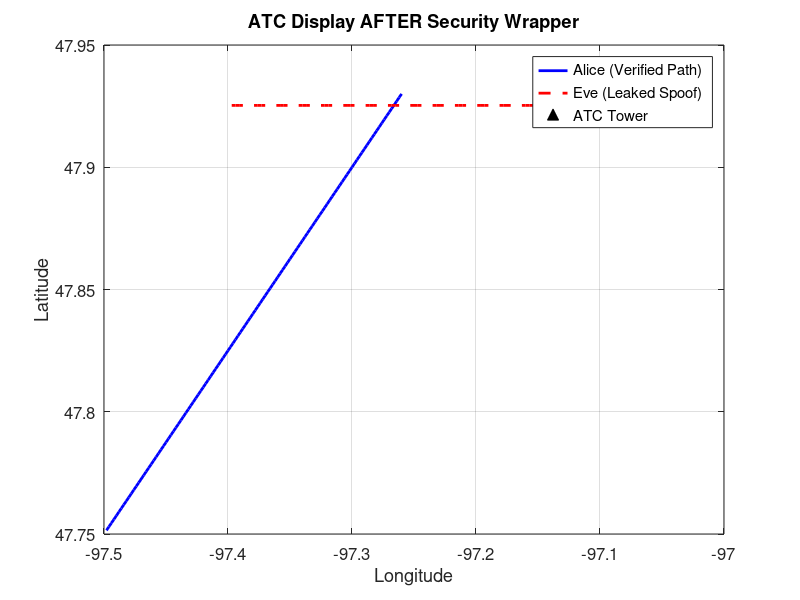

Write MATLAB code to recreate this figure.
% =========================================================================
% EE 674: Communication Protocols - Course Project
% Author: Steven Iden
% Project: Securing ADS-B Against Spoofing Attacks
% 
% Phase 3: The Security Wrapper Algorithm
% Description: This script generates a mixed, noisy RF environment containing
% both legitimate traffic (Alice) and spoofed traffic (Eve). It then passes 
% all traffic through the Security Wrapper algorithm. The wrapper compares 
% the theoretical change in RSS (based on claimed distance) against the 
% actual change in RSS. Packets violating physics are dropped.
% =========================================================================

clear; clc; close all;

%% 1. Generate the Mixed RF Environment (Alice + Eve)
disp('Initializing Phase 3: RF Environment Generation...');

t_total = 120; time_vector = 1:t_total;
gs_lat = 47.9253; gs_lon = -97.0329; freq_MHz = 1090; tx_power_dBm = 50;
noise_variance = 0.5; % Added realistic RF noise (dBm)

% Arrays to hold the raw traffic buffer
raw_buffer = [];

for t = time_vector
    % --- ALICE (Legitimate) ---
    a_lat = 47.7500 + (0.0015 * t); a_lon = -97.5000 + (0.0020 * t);
    a_dist = sqrt(((a_lat - gs_lat)*111)^2 + ((a_lon - gs_lon)*85)^2 + (30000*0.0003048)^2);
    a_rss = tx_power_dBm - (20*log10(a_dist) + 20*log10(freq_MHz) + 32.44) + (randn*noise_variance);
    
    % Package Alice (ID 1, True=1)
    raw_buffer = [raw_buffer; t, 1, a_lat, a_lon, a_dist, a_rss, 1]; 
    
    % --- EVE (Attacker/Ghost) ---
    e_lat = 47.9253 + (0.0000 * t); e_lon = -97.4000 + (0.0030 * t);
    e_claimed_dist = sqrt(((e_lat - gs_lat)*111)^2 + ((e_lon - gs_lon)*85)^2 + (15000*0.0003048)^2);
    e_true_dist = sqrt(((47.9000 - gs_lat)*111)^2 + ((-97.1000 - gs_lon)*85)^2); % Stationary Van
    e_rss = tx_power_dBm - (20*log10(e_true_dist) + 20*log10(freq_MHz) + 32.44) + (randn*noise_variance);
    
    % Package Eve (ID 2, True=0)
    raw_buffer = [raw_buffer; t, 2, e_lat, e_lon, e_claimed_dist, e_rss, 0];
end

% Shuffle buffer to simulate mixed packet arrival at the antenna
raw_buffer = raw_buffer(randperm(size(raw_buffer, 1)), :);
% Sort buffer chronologically by timestamp
raw_buffer = sortrows(raw_buffer, 1);

disp('Mixed traffic buffered. Sending to Security Wrapper...');

%% 2. The Security Wrapper Algorithm
% Initialize tracker for previous states: dictionary of [prev_dist, prev_rss]
state_tracker = containers.Map('KeyType', 'double', 'ValueType', 'any');
rss_error_threshold = 2.0; % Threshold in dBm to tolerate natural noise

% Output arrays
accepted_packets = [];
dropped_packets = [];
tp = 0; fp = 0; tn = 0; fn = 0; % Metrics

for i = 1:size(raw_buffer,1)
    pkt_t = raw_buffer(i,1); pkt_id = raw_buffer(i,2); 
    pkt_lat = raw_buffer(i,3); pkt_lon = raw_buffer(i,4);
    pkt_dist = raw_buffer(i,5); pkt_rss = raw_buffer(i,6);
    is_real = raw_buffer(i,7);
    
    if ~isKey(state_tracker, pkt_id)
        % First time seeing this aircraft. Accept it to establish a baseline.
        state_tracker(pkt_id) = [pkt_dist, pkt_rss];
        accepted_packets = [accepted_packets; raw_buffer(i,:)];
        if is_real == 1; tn = tn + 1; else; fn = fn + 1; end
        continue;
    end
    
    % Get previous data for this aircraft
    prev_state = state_tracker(pkt_id);
    prev_dist = prev_state(1); prev_rss = prev_state(2);
    
    % --- THE CORE ALGORITHM ---
    % 1. Calculate the theoretical expected change in RSS based on claimed movement
    expected_delta_rss = 20*log10(prev_dist) - 20*log10(pkt_dist);
    
    % 2. Calculate the actual physical change in RSS
    actual_delta_rss = pkt_rss - prev_rss;
    
    % 3. Calculate physics error
    physics_error = abs(actual_delta_rss - expected_delta_rss);
    
    % 4. Decision Gate
    if physics_error > rss_error_threshold
        % SPOOF DETECTED! Drop the packet.
        dropped_packets = [dropped_packets; raw_buffer(i,:)];
        if is_real == 0; tp = tp + 1; else; fp = fp + 1; end
    else
        % VALIDATED! Accept the packet and update tracker.
        state_tracker(pkt_id) = [pkt_dist, pkt_rss];
        accepted_packets = [accepted_packets; raw_buffer(i,:)];
        if is_real == 1; tn = tn + 1; else; fn = fn + 1; end
    end
end

%% 3. Evaluate Performance Metrics
detection_rate = (tp / (tp + fn)) * 100;
false_positive_rate = (fp / (fp + tn)) * 100;

fprintf('\n=== SECURITY WRAPPER PERFORMANCE ===\n');
fprintf('Total Packets Processed: %d\n', size(raw_buffer,1));
fprintf('Packets Accepted: %d\n', size(accepted_packets,1));
fprintf('Packets Dropped: %d\n', size(dropped_packets,1));
fprintf('------------------------------------\n');
fprintf('Detection Rate (DR): %.2f%%\n', detection_rate);
fprintf('False Positive Rate (FPR): %.2f%%\n', false_positive_rate);
fprintf('====================================\n');

%% 4. Visualize the Filtered Airspace (ATC Screen)

figure('Name', 'Filtered ATC Airspace', 'NumberTitle', 'off');
% Plot Alice (Accepted)
alice_accepted = accepted_packets(accepted_packets(:,2) == 1, :);
plot(alice_accepted(:,4), alice_accepted(:,3), 'b-', 'LineWidth', 2); hold on;

% Plot Eve (If any leaked through)
eve_accepted = accepted_packets(accepted_packets(:,2) == 2, :);
if ~isempty(eve_accepted)
    plot(eve_accepted(:,4), eve_accepted(:,3), 'r--', 'LineWidth', 2);
end

% Plot Ground Station
plot(gs_lon, gs_lat, 'k^', 'MarkerSize', 10, 'MarkerFaceColor', 'k');
grid on;
title('ATC Display AFTER Security Wrapper');
xlabel('Longitude'); ylabel('Latitude');
if isempty(eve_accepted)
    legend('Alice (Verified Path)', 'ATC Tower', 'Location', 'best');
    text(-97.2, 47.88, 'Ghost Aircraft Eliminated!', 'Color', 'red', 'FontSize', 12, 'FontWeight', 'bold');
else
    legend('Alice (Verified Path)', 'Eve (Leaked Spoof)', 'ATC Tower', 'Location', 'best');
end
set(gca, 'FontSize', 12);
